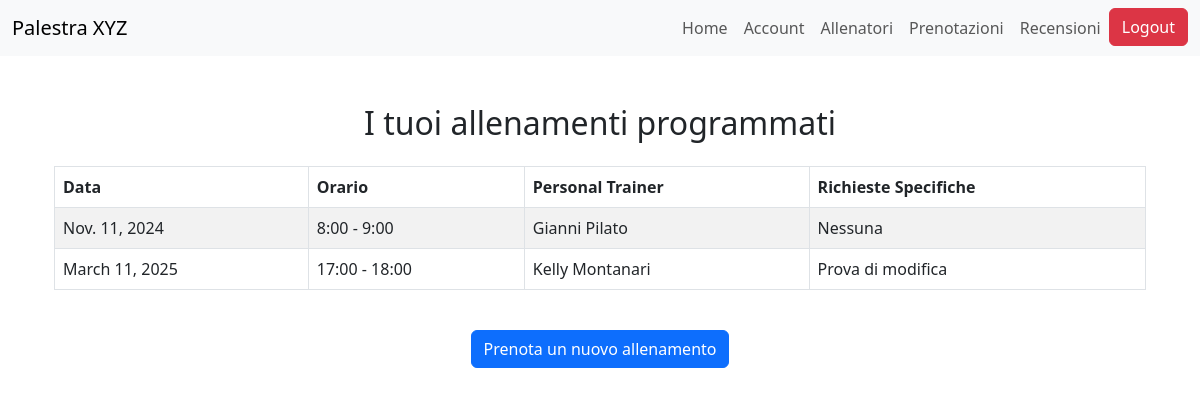
Screenshot of /accounts/allenamenti/ (signed in) with the database file from the repository.
### bookings/models.py (models this page shows, shortened)
class Prenotazione(models.Model):
    registrato_utente = models.ForeignKey(RegistratoUtente, on_delete=models.CASCADE)
    personal_trainer = models.ForeignKey(PersonalTrainer, on_delete=models.CASCADE)
    richieste_specifiche = models.TextField(max_length=500, blank=True, null=True)
    ORARI_FASCIA = [
        (8, '8:00 - 9:00'),
        (9, '9:00 - 10:00'),
        (10, '10:00 - 11:00'),
        (11, '11:00 - 12:00'),
        (12, '12:00 - 13:00'),
        (13, '13:00 - 14:00'),
        (14, '14:00 - 15:00'),
        (15, '15:00 - 16:00'),
        (16, '16:00 - 17:00'),
        (17, '17:00 - 18:00'),
        (18, '18:00 - 19:00'),
    ]
    fascia_oraria = models.IntegerField(choices=ORARI_FASCIA)
    data_prenotazione = models.DateField()
    class Meta:
        unique_together = ('personal_trainer', 'fascia_oraria', 'data_prenotazione')
        verbose_name_plural = "Prenotazioni"

### trainers/models.py (models this page shows, shortened)
class PersonalTrainer(models.Model):
    user = models.OneToOneField(User, on_delete=models.CASCADE)
    nome = models.CharField(max_length=100)
    cognome = models.CharField(max_length=100)
    data_di_nascita = models.DateField()
    bio = models.TextField(max_length=500)
    SCELTA_PREFERENZE = [
        ("BB", "BodyBuilding"),
        ("PL", "PowerLifting"),
        ("CL", "Calisthenics"),
        ("ST", "StrongMen"),
        ("YG", "Yoga"),
        ("PS", "Pilates"),
        ("AR", "Aerobico")
    ]
    preferenze = models.CharField(max_length=2, choices=SCELTA_PREFERENZE)
    immagine_profilo = models.ImageField(upload_to=foto_profilo_upload_path, blank=True, null=True)
    competenze = models.TextField(max_length=500, default='Nessuna competenza')
    class Meta:
        verbose_name = "Personal Trainer"
        verbose_name_plural = "Personal Trainers"

### accounts/views.py (the view)
# urls.py: path('allenamenti/', allenamenti_utente, name='allenamenti_utente'),
@login_required
def allenamenti_utente(request):
    try:
        registrato_utente = RegistratoUtente.objects.get(user=request.user)
    except RegistratoUtente.DoesNotExist:
        return redirect('accounts:home_accounts')
    allenamenti = Prenotazione.objects.filter(registrato_utente=registrato_utente).order_by('data_prenotazione', 'fascia_oraria')
    return render(request, 'accounts/allenamenti_utente.html', {'allenamenti': allenamenti})

### accounts/templates/accounts/allenamenti_utente.html
{% extends 'accounts/base.html' %}
{% block content %}
  <div class="container mt-5">
    <h2 class="text-center mb-4">I tuoi allenamenti programmati</h2>
    {% if allenamenti %}
      <div class="table-responsive">
        <table class="table table-striped table-bordered">
          <thead class="thead-dark">
            <tr>
              <th scope="col">Data</th>
              <th scope="col">Orario</th>
              <th scope="col">Personal Trainer</th>
              <th scope="col">Richieste Specifiche</th>
            </tr>
          </thead>
          <tbody>
            {% for allenamento in allenamenti %}
              <tr>
                <td>{{ allenamento.data_prenotazione }}</td>
                <td>{{ allenamento.get_fascia_oraria_display }}</td>
                <td>{{ allenamento.personal_trainer.nome }} {{ allenamento.personal_trainer.cognome }}</td>
                <td>{{ allenamento.richieste_specifiche|default:"Nessuna" }}</td>
              </tr>
            {% endfor %}
          </tbody>
        </table>
      </div>
    {% else %}
      <div class="alert alert-warning text-center" role="alert">
        Non hai allenamenti programmati.
      </div>
    {% endif %}
    <div class="text-center mt-4">
      <a href="{% url 'bookings:crea_prenotazione' %}" class="btn btn-primary">
        Prenota un nuovo allenamento
      </a>
    </div>
  </div>
{% endblock %}

### accounts/templates/accounts/base.html (style rules this page uses)
body { padding-top: 56px; }

### rows the page displays
Prenotazione: data_prenotazione "Nov. 11, 2024", fascia_oraria "8:00 - 9:00", personal_trainer.nome "Gianni", personal_trainer.cognome "Pilato", richieste_specifiche "Nessuna"
Prenotazione: data_prenotazione "March 11, 2025", fascia_oraria "17:00 - 18:00", personal_trainer.nome "Kelly", personal_trainer.cognome "Montanari", richieste_specifiche "Prova di modifica"
